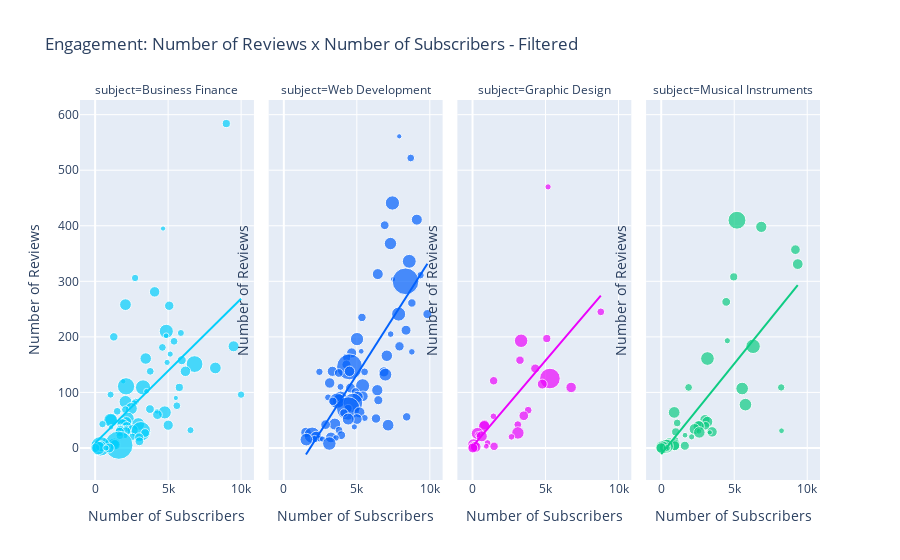

Notebook code for this chart:
### Markdown cell above
Our plot is being dragged too much due to some outliers.
These outliers have either a great amount of reviews (>2000) or great number of subscribers (>10000).

It is interesting to point out that some courses are anomalies in terms of reviews x subscribers.

### Code cell
fig = px.scatter(free_courses_df.query("num_reviews <= 600 and num_subscribers <= 10000"),
       size = 'num_lectures',
       x    = 'num_subscribers',
       y    = 'num_reviews',
       trendline = 'ols',
       facet_col = 'subject',
       color     = 'subject',
       color_discrete_sequence = ['#03cffc','#0362fc','#eb03fc','#0ecc83'],
       hover_name = 'course_title',
       title      = 'Engagement: Number of Reviews x Number of Subscribers - Filtered'
      )

fig.update_layout(showlegend=False)
fig.update_xaxes(title='Number of Subscribers')
fig.update_yaxes(title='Number of Reviews')
fig.show()

### Figure 1 — Plotly figure (JSON) as saved in the notebook; plotly's stock layout.template omitted (floating-point values rounded to 4 significant figures)
{"data": [{"hovertemplate": "<b>%{hovertext}</b><br><br>subject=Business Finance<br>num_subscribers=%{x}<br>num_reviews=%{y}<br>num_lectures=%{marker.size}<extra></extra>", "hovertext": ["Hedge Fund Trading System", "Build a DCF Model from Scratch", "Cómo ganar dinero invirtiendo en bolsa", "Trading Options For Consistent Returns: Options Basics", "สอนเทรดไบนารี่ อ๊อฟชั่นอย่างง่าย", "Trading for Beginners - Entry Level", "Guía práctica para comprar acciones en la Bolsa de USA", "Binary Options Course - Level 2", "Futures/Commodity Training (Basics)", "Curso de Day Trader para Iniciantes", "Learn to Trade Forex Naked Price Action Big Shadow Trade", "Forex Trading For Beginners ", "Investment Crowdfunding 101 (a.k.a Equity Crowdfunding)", "Learn How to Trade Binary Options Professionally", "Apply finance concepts for smart project management", "Introductory Forex Trading Course", "Budgeting Hacks to Build Wealth!", "Website Investing 101 - Buying & Selling Online Businesses", "The Advanced Forex Course for Smart Traders", "The Beginner's Guide to the Futures and Options Trading", "Introduction to Cryptocurrencies and Blockchain", "Accounting Basics by Hector Garcia, CPA", "Interpreting financial statements", "Beginners Guide to Stock Market Investing", "How I Trade Forex Successfully", "Bitcoin for Accountants", "Grundlagen der finanziellen Unabhängigkeit", "Improve Your Financial Literacy", "Day Trading Market Structure Signals", "Introduction to Value Growth Investing", "Introduction to Corporate Finance (Mergers & Acquisitions)", "IAS 1-Presentation of Financial Statements ", "Silver, Gold, and Inflation", "Free Options 101 - Basic of Call and Put Options in 1 Hours", "Binary, Forex, Stock and Bitcoin Trading Strategy", "How To Set Up A Limited Company In The UK", "Introduction to the CFA Program", "Options Trading 101: The Basics", "Introduction to Equity Markets", "IAS 12 - Accounting for Income Taxes (Basics)", "IAS37 - Provisions, Contingents Liabilities & Assets", "Learn Wave accounting to maintain books properly", "Mental Models For Wall Street - Become A Better Trader", "Beginners Forex strategy", "MetaTrader4 Platform Training", "财务分析与估值建模入门", "Forex: What's a Trend and When it is Strong and Reliable", "The Tax Advantaged Investor: A Guide to Legal Tax Reduction!", "Crash Course on Cost of Capital and Capital Structuring", "IAS 16-Property,Plant and Equipment ", "Financial Modeling 101", "How To Profit From Stock Market Volatility", "IAS 10 - Events After Reporting Date", "CurrencyFair - Avoid Bank Charges when converting currencies", "Forex for Beginners: Easy Forex Trading for Beginners", "IAS 18 - Revenue", "Use Crowdfunding Effectively With Indiegogo and Kickstarter", "Become A Forex Trader - Forex trading like a professional", "IAS 8-Accounting Policies ,Changes in Accounting Estimates", "Forex & Financial Market Trading Tutorial- Online Strategies", "Forex Trading For Beginners: Technical Trading", "Demystifying Your Personal Tax Return", "IFRIC 13-Customer Loyalty Programmes (Revenue)", "Optimizing investment to maximise your return", "Succeed in Stocks Even if you Don't Know Where to Start", "Succeed in Futures Even if You Don't Know Where to Start", "Stocks: Quick Method to get started Investing", "The Binary Institute - Introductory Course in Binary Options", "Multiply your returns using 'Value Investing\",https://www.udemy.com/multiply-your-returns-using-value-investing/,true,20,1942,19,63,All Levels,4.5 hours,2015-07-23T00:08:33Z\n874284,Weekly Forex Analysis by Baraq FX\"", "Studying the CFA Program exams (Mandarin language version)", "Binary Beginners Mastery Strategy.", "¡Triunfar en La Bolsa de Valores No Requiere de Experiencia!", "How to start a successful career in finance?", "Surviving Introduction to Finance", "Options Trading Essentials: The ULTIMATE Guides", "How to Invest in Startups - Expert Reveals Winning Secrets.", "الدروس التعليمية لسوق الفوركس والأسواق المالية الأخرى", "Cost of Capital and Weighted Average Cost of Capital", "Preparation of Consolidated Financial Statements (Basic)", "Condor Broken Wing Butterfly Options Trading Course System", "Zoho Books Gestion Financière d'Entreprise pas à pas", "Making Tax Digital - UK HMRC Legislation Explained"], "legendgroup": "Business Finance", "marker": {"color": "#03cffc", "size": [12, 5, 10, 20, 25, 16, 36, 9, 6, 13, 11, 22, 11, 7, 24, 15, 7, 51, 25, 20, 11, 5, 54, 42, 12, 6, 9, 10, 5, 10, 30, 8, 11, 26, 14, 11, 6, 11, 31, 17, 29, 27, 35, 20, 15, 10, 30, 25, 19, 20, 5, 11, 8, 11, 9, 23, 9, 19, 15, 69, 16, 14, 6, 11, 10, 15, 7, 6, 14, 5, 14, 6, 27, 13, 20, 145, 69, 22, 18, 15, 33, 7], "sizemode": "area", "sizeref": 0.3625, "symbol": "circle"}, "mode": "markers", "name": "Business Finance", "orientation": "v", "showlegend": true, "type": "scatter", "x": [8985, 4653, 2740, 4077, 2079, 5077, 4876, 5874, 4863, 1278, 5407, 9483, 4607, 5144, 3465, 5931, 4931, 6811, 8236, 6185, 3775, 1924, 2119, 3283, 5768, 3519, 1059, 9995, 5529, 2768, 2080, 2674, 5597, 2481, 3757, 2075, 4248, 1514, 4770, 4269, 2247, 1089, 1067, 2144, 1819, 505, 2955, 1888, 5007, 2166, 1086, 1736, 2146, 1730, 1780, 2571, 6533, 1735, 2122, 3137, 1685, 3426, 2058, 1696, 2554, 3014, 718, 1121, 3035, 1168, 927, 338, 1318, 1362, 1352, 1625, 368, 405, 965, 16, 229, 743], "xaxis": "x", "y": [584, 395, 306, 281, 258, 256, 210, 207, 202, 200, 192, 183, 181, 169, 161, 158, 154, 151, 144, 138, 138, 120, 111, 109, 109, 102, 96, 96, 90, 83, 83, 81, 76, 71, 70, 69, 66, 66, 64, 60, 53, 50, 50, 47, 45, 43, 43, 42, 41, 38, 37, 36, 35, 34, 32, 32, 32, 31, 30, 30, 29, 27, 22, 22, 20, 19, 13, 12, 12, 9, 8, 7, 7, 7, 6, 5, 3, 3, 0, 0, 0, 0], "yaxis": "y"}, {"hovertemplate": "<b>OLS trendline</b><br>num_reviews = 0.0259962 * num_subscribers + 8.68496<br>R<sup>2</sup>=0.338027<br><br>subject=Business Finance<br>num_subscribers=%{x}<br>num_reviews=%{y} <b>(trend)</b><extra></extra>", "legendgroup": "Business Finance", "marker": {"color": "#03cffc", "symbol": "circle"}, "mode": "lines", "name": "Business Finance", "showlegend": false, "type": "scatter", "x": [16, 229, 338, 368, 405, 505, 718, 743, 927, 965, 1059, 1067, 1086, 1089, 1121, 1168, 1278, 1318, 1352, 1362, 1514, 1625, 1685, 1696, 1730, 1735, 1736, 1780, 1819, 1888, 1924, 2058, 2075, 2079, 2080, 2119, 2122, 2144, 2146, 2166, 2247, 2481, 2554, 2571, 2674, 2740, 2768, 2955, 3014, 3035, 3137, 3283, 3426, 3465, 3519, 3757, 3775, 4077, 4248, 4269, 4607, 4653, 4770, 4863, 4876, 4931, 5007, 5077, 5144, 5407, 5529, 5597, 5768, 5874, 5931, 6185, 6533, 6811, 8236, 8985, 9483, 9995], "xaxis": "x", "y": [9.101, 14.64, 17.47, 18.25, 19.21, 21.81, 27.35, 28.0, 32.78, 33.77, 36.21, 36.42, 36.92, 36.99, 37.83, 39.05, 41.91, 42.95, 43.83, 44.09, 48.04, 50.93, 52.49, 52.77, 53.66, 53.79, 53.81, 54.96, 55.97, 57.77, 58.7, 62.19, 62.63, 62.73, 62.76, 63.77, 63.85, 64.42, 64.47, 64.99, 67.1, 73.18, 75.08, 75.52, 78.2, 79.91, 80.64, 85.5, 87.04, 87.58, 90.24, 94.03, 97.75, 98.76, 100.2, 106.4, 106.8, 114.7, 119.1, 119.7, 128.4, 129.6, 132.7, 135.1, 135.4, 136.9, 138.8, 140.7, 142.4, 149.2, 152.4, 154.2, 158.6, 161.4, 162.9, 169.5, 178.5, 185.7, 222.8, 242.3, 255.2, 268.5], "yaxis": "y"}, {"hovertemplate": "<b>%{hovertext}</b><br><br>subject=Web Development<br>num_subscribers=%{x}<br>num_reviews=%{y}<br>num_lectures=%{marker.size}<extra></extra>", "hovertext": ["REST WCF Service in ASP.NET", "Learn Angular 4 from Scratch", "Master ECMAScript 2015 (ES6)", "Introduction to Laravel 4", "Getting Started with Angular 2+", "HTML Introduction Course: Learn HTML in 2 hours!!!", "HTML for Beginners", "Dive Into Docker: The Docker Course for Developers", "Learn How To Build a Web Application Without Coding", "SAP Crystal Reports with ASP.Net (Step by step)", "Foundations of Front-End Web Development", "How to Set Up a Self-Hosted Wordpress Website in 30 Minutes", "Getting Started as a Web Developer", "Complete Bootstrap 4 course - build 3 projects", "Learn HTML in 2 hours!", "Introduction to HTML", "A how to guide in HTML", "Simple And Easy: Wordpress For Beginners", "Complete WooCommerce Plugin Tutorial For Wordpress 2017", "Learn to Create Responsive Layouts in 30 Minutes", "Serverless Workflow Management with AWS Step Functions", "Flask Tutorial Step by Step", "How To Build And Make A Wordpress Website From Scratch 2017", "How To Create a Local Wordpress Environment", "Install WordPress on Computer using XAMPP", "Learn Bootstrap3 With Multi Purposes Single Page Layout", "Up and Running with jQuery", "Laravel Blog Development Starter", "Web Hosting Introduction: How to Publish Your Website Online", "How to Make a Wordpress Website 2017", "How To Make A Modern Wordpress BLOG 2017! Create Your Blog!", "Angular Material - Quickstart", "React vs Angular vs Vue.js by Example", "Ultimate JavaScript Strings", "Angular Tutorial For Beginners", "Laravel Homestead", "Devtools 2017: The Basics of Chrome Developer Tools", "Wordpress Beginner Tutorial: Build Your First Website", "Laravel Deployment - Launch your Laravel Application Online", "Create a Professional Website Without Programming/Coding", "Rock Solid Wordpress Security - Secure Web Development", "Become a HTML and CSS Developer - Build a Responsive Site", "Create Website from scratch in Urdu & Hindi", "WordPress in under an hour - Create/manage your own website!", "How to Start a WordPress Blog - Complete Beginners Guide!", "Chrome Extensions : Develop 5 chrome extensions from scratch", "Angular 2 Routing: Up And Running", "Customizr - Learn WordPress with the ultimate creative theme", "Build CRUD Application - PHP & Mysql", "JavaScript Fundamentals", "Wordpress Website Mastery 2017", "Mastering CSS 3.0 Selectors", "How to Install WordPress From Scratch", "Learn Bootstrap 4 by Example", "CSS Image filters - The modern web images color manipulation", "Learn HTML Basics From Scratch", "HTML and CSS for Absolute Beginners", "How To Make an eCommerce Website With Wordpress 2017", "Build Responsive Websites  in an Hour using Portalfin", "Create a Powerful Website with the Cool Bootstrap Framework", "Building a Ruby on Rails Application with Neo4j", "How To Create A Real Estate Website With Wordpress 2017", "Introduction to Elm", "Drupal 8 Site Building", "Mastering Basic CSS Selectors.", "How To Make A Web Page With No Code", "ES6 / EcmaScript 6 for beginners an introduction", "Build and Deploy a LAMP server on AWS", "Create a Simple Photo Gallery with Dropzonejs, Slick and PHP", "Complete Web Development with HTML, CSS and Javascript", "Optimizing Wordpress for More Speed and Revenue", "HTML and CSS Foundations", "Critical Web Dev Skills & Tools for the Non-Tech Hustler"], "legendgroup": "Web Development", "marker": {"color": "#0362fc", "size": [5, 11, 37, 22, 14, 28, 35, 22, 10, 5, 129, 13, 15, 36, 13, 18, 8, 32, 16, 6, 8, 19, 24, 12, 15, 122, 19, 20, 11, 10, 19, 14, 30, 20, 36, 9, 18, 23, 13, 20, 23, 29, 9, 15, 32, 44, 13, 69, 12, 100, 22, 13, 13, 9, 16, 21, 26, 26, 17, 25, 7, 11, 20, 48, 14, 23, 21, 8, 9, 10, 7, 29, 33], "sizemode": "area", "sizeref": 0.3625, "symbol": "circle"}, "mode": "markers", "name": "Web Development", "orientation": "v", "showlegend": true, "type": "scatter", "x": [7905, 8693, 7438, 9110, 6909, 7304, 8592, 6437, 9364, 7484, 8337, 8770, 9833, 7865, 5351, 8371, 7318, 5014, 7922, 5301, 8768, 4645, 7055, 4306, 4290, 4503, 3324, 4499, 5533, 2437, 6856, 3766, 6958, 3142, 5397, 3883, 4569, 6402, 4905, 5421, 5052, 3894, 3033, 6474, 3784, 3655, 3357, 4735, 4405, 4409, 5181, 4115, 8415, 5542, 6315, 5004, 4410, 3493, 2859, 7142, 4830, 3782, 1519, 1942, 3933, 2214, 3227, 3571, 2464, 2097, 2649, 1544, 3118], "xaxis": "x2", "y": [561, 522, 441, 411, 401, 368, 336, 313, 311, 304, 300, 261, 241, 241, 235, 212, 205, 196, 183, 174, 173, 171, 166, 163, 150, 146, 138, 138, 137, 137, 137, 135, 132, 117, 112, 110, 108, 104, 101, 93, 92, 91, 91, 86, 85, 85, 84, 81, 71, 71, 64, 63, 56, 54, 53, 52, 52, 43, 42, 41, 38, 32, 28, 23, 23, 20, 19, 18, 17, 16, 16, 15, 8], "yaxis": "y2"}, {"hovertemplate": "<b>OLS trendline</b><br>num_reviews = 0.0412866 * num_subscribers + -74.3624<br>R<sup>2</sup>=0.499944<br><br>subject=Web Development<br>num_subscribers=%{x}<br>num_reviews=%{y} <b>(trend)</b><extra></extra>", "legendgroup": "Web Development", "marker": {"color": "#0362fc", "symbol": "circle"}, "mode": "lines", "name": "Web Development", "showlegend": false, "type": "scatter", "x": [1519, 1544, 1942, 2097, 2214, 2437, 2464, 2649, 2859, 3033, 3118, 3142, 3227, 3324, 3357, 3493, 3571, 3655, 3766, 3782, 3784, 3883, 3894, 3933, 4115, 4290, 4306, 4405, 4409, 4410, 4499, 4503, 4569, 4645, 4735, 4830, 4905, 5004, 5014, 5052, 5181, 5301, 5351, 5397, 5421, 5533, 5542, 6315, 6402, 6437, 6474, 6856, 6909, 6958, 7055, 7142, 7304, 7318, 7438, 7484, 7865, 7905, 7922, 8337, 8371, 8415, 8592, 8693, 8768, 8770, 9110, 9364, 9833], "xaxis": "x2", "y": [-11.65, -10.62, 5.816, 12.22, 17.05, 26.25, 27.37, 35.01, 43.68, 50.86, 54.37, 55.36, 58.87, 62.87, 64.24, 69.85, 73.07, 76.54, 81.12, 81.78, 81.87, 85.95, 86.41, 88.02, 95.53, 102.8, 103.4, 107.5, 107.7, 107.7, 111.4, 111.6, 114.3, 117.4, 121.1, 125.1, 128.1, 132.2, 132.6, 134.2, 139.5, 144.5, 146.6, 148.5, 149.5, 154.1, 154.4, 186.4, 190.0, 191.4, 192.9, 208.7, 210.9, 212.9, 216.9, 220.5, 227.2, 227.8, 232.7, 234.6, 250.4, 252.0, 252.7, 269.8, 271.2, 273.1, 280.4, 284.5, 287.6, 287.7, 301.8, 312.2, 331.6], "yaxis": "y2"}, {"hovertemplate": "<b>%{hovertext}</b><br><br>subject=Graphic Design<br>num_subscribers=%{x}<br>num_reviews=%{y}<br>num_lectures=%{marker.size}<extra></extra>", "hovertext": ["Create Stunning Infographics to Share your Ideas", "Learn Illustrator By Recreating Top 3 Logos - Beginner Guide", "How to design a business card on Photoshop (for beginners)", "Photoshop & Illustrator CC Essentials in Arabic", "Convert Image to Vector in Adobe illustrator", "Most Wanted Flat Design Techniques #1: Desert Island", "Start Making Comics with Manga Studio 5 / Clip Studio Paint", "Creare un logo con Adobe Illustrator", "How to Design an Awesome Letterhead in Adobe Illustrator", "Draw a realistic Fantail using pencil", "Draw a Kitten", "How to stylize your photos in Photoshop with color overlays", "Adobe Illustrator Course in Urdu Basics Level Training", "Ferramentas Visuais", "Canva: Design Album Cover Artwork in Minutes - No More Fees!", "Photoshop Essentials - Uma Introdução Detalhada", "Digital Art in Adobe Illustrator CC: Angry Bird, Tom & Jerry", "Aprenda Modelagem 3D com o 123D Design", "Illustrator Quick Tip：10分でKawaiiカメレオンを描こう", "Adobe Indesign CC Başlangıç", "Make yourself a Santa Claus: Photoshop Manipulation", "Voxel 3D Model Creation Course", "Deinen Roman setzen mit PagePlus in 10 einfachen Schritten", "Learn Comic Book Color Flatting! (Coloring Assistant role)", "Photoshop CC 2015 Top New Features", "AutoCAD Course - Learn Online AutoCAD in Urdu Hindi", "Cómo crear maquetas con Adobe XD", "画像加工の初心者でも「１日」で初歩を覚えられる無料講座"], "legendgroup": "Graphic Design", "marker": {"color": "#eb03fc", "size": [7, 11, 12, 33, 13, 15, 77, 13, 18, 20, 11, 17, 8, 18, 11, 24, 28, 27, 7, 22, 8, 8, 25, 6, 13, 22, 21, 18], "sizemode": "area", "sizeref": 0.3625, "symbol": "circle"}, "mode": "markers", "name": "Graphic Design", "orientation": "v", "showlegend": true, "type": "scatter", "x": [5175, 8786, 5086, 3329, 3251, 4294, 5301, 1447, 4776, 6754, 3812, 3512, 1433, 817, 3103, 800, 3108, 334, 381, 637, 2665, 1031, 69, 946, 1477, 105, 217, 21], "xaxis": "x3", "y": [470, 245, 197, 193, 158, 143, 125, 121, 115, 109, 68, 58, 57, 42, 42, 39, 27, 26, 24, 21, 20, 9, 6, 3, 3, 2, 2, 0], "yaxis": "y3"}, {"hovertemplate": "<b>OLS trendline</b><br>num_reviews = 0.0309136 * num_subscribers + 2.80712<br>R<sup>2</sup>=0.476027<br><br>subject=Graphic Design<br>num_subscribers=%{x}<br>num_reviews=%{y} <b>(trend)</b><extra></extra>", "legendgroup": "Graphic Design", "marker": {"color": "#eb03fc", "symbol": "circle"}, "mode": "lines", "name": "Graphic Design", "showlegend": false, "type": "scatter", "x": [21, 69, 105, 217, 334, 381, 637, 800, 817, 946, 1031, 1433, 1447, 1477, 2665, 3103, 3108, 3251, 3329, 3512, 3812, 4294, 4776, 5086, 5175, 5301, 6754, 8786], "xaxis": "x3", "y": [3.456, 4.94, 6.053, 9.515, 13.13, 14.59, 22.5, 27.54, 28.06, 32.05, 34.68, 47.11, 47.54, 48.47, 85.19, 98.73, 98.89, 103.3, 105.7, 111.4, 120.6, 135.6, 150.5, 160.0, 162.8, 166.7, 211.6, 274.4], "yaxis": "y3"}, {"hovertemplate": "<b>%{hovertext}</b><br><br>subject=Musical Instruments<br>num_subscribers=%{x}<br>num_reviews=%{y}<br>num_lectures=%{marker.size}<extra></extra>", "hovertext": ["Play Piano in 30 Days! - Start Playing NOW!", "Get started playing blues harmonica", "The Total Beginner's Guitar Course", "Jazz Guitar Tips, Tricks and Licks", "Piano Music Theory (Back To Basics) by JFilt", "5 lecciones que todo guitarrista debe tomar", "7 Ways A Beginner Guitarist Can Sound Better, Instantly!", "PI-101 Top 10 Classical Piano Pieces for Beginners", "Tenor Banjo for Absolute Beginners", "Aprendiendo Piano: Ejercicios de calentamiento", "Acoustic Blues Guitar Lessons", "Beginner Violin 101: Care, Maintenance, and the Right Gear", "Guitar Crash Course (No Experience Necessary)", "Ukelele exprés: aprende a tocar en menos de un mes", "The Essentials of Acoustic Guitar Strumming Patterns", "Guitar Kick Start", "Darbuka Drumming: Learn how to play the Darbuka Dounbek", "Blues Master - Beginner's Techniques Piano Course", "Fingerstyle Guitar Mastery: 3 Techniques You Need To Know", "Guitar Lessons: The Essential Beginner & Intermediate Course", "Essential Theory and Technique for Guitar", "How To Play Blues Guitar - Broonzy & McGhee Blues Lessons", "Beginner's Guitar: Tuning, Strumming, and Chords!", "Learn Monster GODJ", "A beginner`s guide to fingerpicking and strumming guitar'", "Guitar Lessons - String Bending And Vibrato Essentials", "The 80/20 Guitar: Write Music and Play Guitar in 30 Days", "Piano Tutorial : Ludovico Einaudi - Una Mattina", "Beginner Guitar Quick-Start Course", "Bluegrass Guitar Essentials: Webisodes 1 & 2", "Strumming from scratch - Rhythm guitar lesson for Beginners", "How to Play Piano - Your First Lesson!", "Learn to Play Harp: Beginners Course", "ブルースギター入門", "Pentatonic Scale Crash Course for Bass Guitar", "Your First 10 Guitar Lessons - Learn how to play guitar", "Drums for Beginners", "Learn to play in the Key of G on any Bluegrass Instrument", "Getting Started with the Guitar in 5 Days", "What you can learn before Piano Lessons", "Piano Building Blocks: Learn Chord Additions & Variations", "Learn to Play Tabla - The Indian drums"], "legendgroup": "Musical Instruments", "marker": {"color": "#0ecc83", "size": [58, 23, 17, 21, 12, 14, 7, 38, 34, 11, 10, 29, 29, 25, 19, 22, 11, 16, 13, 23, 22, 6, 6, 12, 20, 5, 24, 6, 7, 9, 13, 13, 10, 23, 24, 18, 15, 36, 24, 31, 9, 20], "sizemode": "area", "sizeref": 0.3625, "symbol": "circle"}, "mode": "markers", "name": "Musical Instruments", "orientation": "v", "showlegend": true, "type": "scatter", "x": [5188, 6853, 9193, 9351, 4967, 4452, 4529, 6292, 3167, 1876, 8217, 5543, 5769, 888, 2995, 3160, 1094, 2618, 3042, 2566, 2285, 8240, 2577, 991, 3481, 3325, 2610, 1631, 2084, 970, 530, 662, 408, 462, 898, 924, 1618, 349, 270, 61, 375, 1], "xaxis": "x4", "y": [410, 398, 357, 331, 308, 263, 193, 183, 161, 109, 109, 107, 78, 64, 51, 47, 45, 41, 40, 39, 34, 31, 30, 29, 29, 28, 28, 23, 20, 14, 11, 7, 7, 6, 6, 4, 4, 3, 1, 1, 0, 0], "yaxis": "y4"}, {"hovertemplate": "<b>OLS trendline</b><br>num_reviews = 0.0325203 * num_subscribers + -11.0525<br>R<sup>2</sup>=0.522424<br><br>subject=Musical Instruments<br>num_subscribers=%{x}<br>num_reviews=%{y} <b>(trend)</b><extra></extra>", "legendgroup": "Musical Instruments", "marker": {"color": "#0ecc83", "symbol": "circle"}, "mode": "lines", "name": "Musical Instruments", "showlegend": false, "type": "scatter", "x": [1, 61, 270, 349, 375, 408, 462, 530, 662, 888, 898, 924, 970, 991, 1094, 1618, 1631, 1876, 2084, 2285, 2566, 2577, 2610, 2618, 2995, 3042, 3160, 3167, 3325, 3481, 4452, 4529, 4967, 5188, 5543, 5769, 6292, 6853, 8217, 8240, 9193, 9351], "xaxis": "x4", "y": [-11.02, -9.069, -2.272, 0.2971, 1.143, 2.216, 3.972, 6.183, 10.48, 17.83, 18.15, 19.0, 20.49, 21.18, 24.52, 41.57, 41.99, 49.96, 56.72, 63.26, 72.39, 72.75, 73.83, 74.09, 86.35, 87.87, 91.71, 91.94, 97.08, 102.2, 133.7, 136.2, 150.5, 157.7, 169.2, 176.6, 193.6, 211.8, 256.2, 256.9, 287.9, 293.0], "yaxis": "y4"}], "layout": {"annotations": [{"font": {}, "showarrow": false, "text": "subject=Business Finance", "x": 0.1175, "xanchor": "center", "xref": "paper", "y": 1, "yanchor": "bottom", "yref": "paper"}, {"font": {}, "showarrow": false, "text": "subject=Web Development", "x": 0.3725, "xanchor": "center", "xref": "paper", "y": 1, "yanchor": "bottom", "yref": "paper"}, {"font": {}, "showarrow": false, "text": "subject=Graphic Design", "x": 0.6275, "xanchor": "center", "xref": "paper", "y": 1, "yanchor": "bottom", "yref": "paper"}, {"font": {}, "showarrow": false, "text": "subject=Musical Instruments", "x": 0.8825, "xanchor": "center", "xref": "paper", "y": 1, "yanchor": "bottom", "yref": "paper"}], "autosize": true, "legend": {"itemsizing": "constant", "title": {"text": "subject"}, "tracegroupgap": 0}, "showlegend": false, "title": {"text": "Engagement: Number of Reviews x Number of Subscribers - Filtered"}, "xaxis": {"anchor": "y", "autorange": true, "domain": [0, 0.235], "range": [-914.2, 10800.0], "title": {"text": "Number of Subscribers"}, "type": "linear"}, "xaxis2": {"anchor": "y2", "autorange": true, "domain": [0.255, 0.49], "matches": "x", "range": [-914.2, 10800.0], "title": {"text": "Number of Subscribers"}, "type": "linear"}, "xaxis3": {"anchor": "y3", "autorange": true, "domain": [0.51, 0.745], "matches": "x", "range": [-914.2, 10800.0], "title": {"text": "Number of Subscribers"}, "type": "linear"}, "xaxis4": {"anchor": "y4", "autorange": true, "domain": [0.765, 1.0], "matches": "x", "range": [-914.2, 10800.0], "title": {"text": "Number of Subscribers"}, "type": "linear"}, "yaxis": {"anchor": "x", "autorange": true, "domain": [0, 1], "range": [-96.42, 639.4], "title": {"text": "Number of Reviews"}, "type": "linear"}, "yaxis2": {"anchor": "x2", "autorange": true, "domain": [0, 1], "matches": "y", "range": [-96.42, 639.4], "showticklabels": false, "title": {"text": "Number of Reviews"}, "type": "linear"}, "yaxis3": {"anchor": "x3", "autorange": true, "domain": [0, 1], "matches": "y", "range": [-96.42, 639.4], "showticklabels": false, "title": {"text": "Number of Reviews"}, "type": "linear"}, "yaxis4": {"anchor": "x4", "autorange": true, "domain": [0, 1], "matches": "y", "range": [-96.42, 639.4], "showticklabels": false, "title": {"text": "Number of Reviews"}, "type": "linear"}}}
